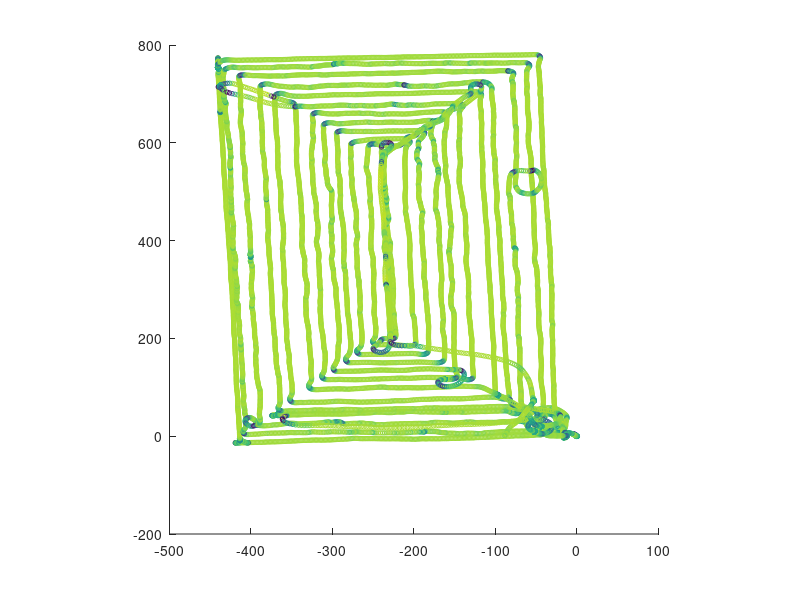
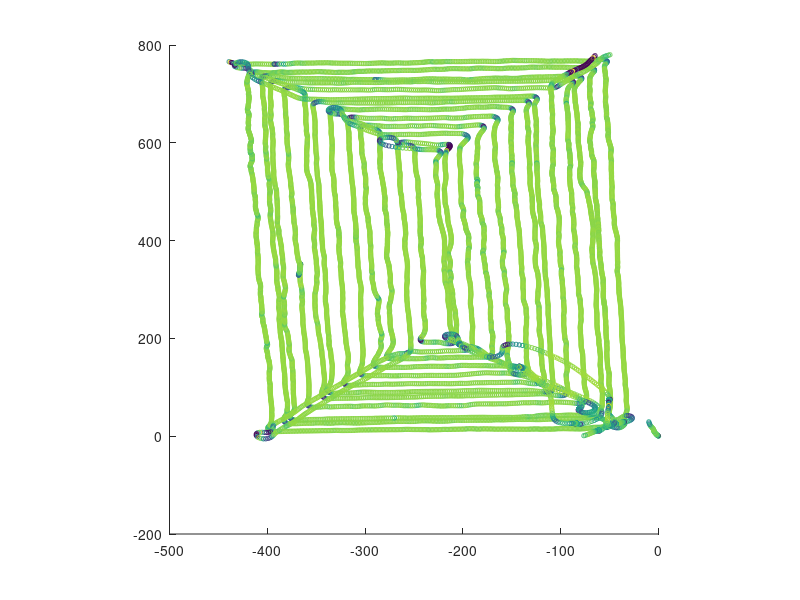
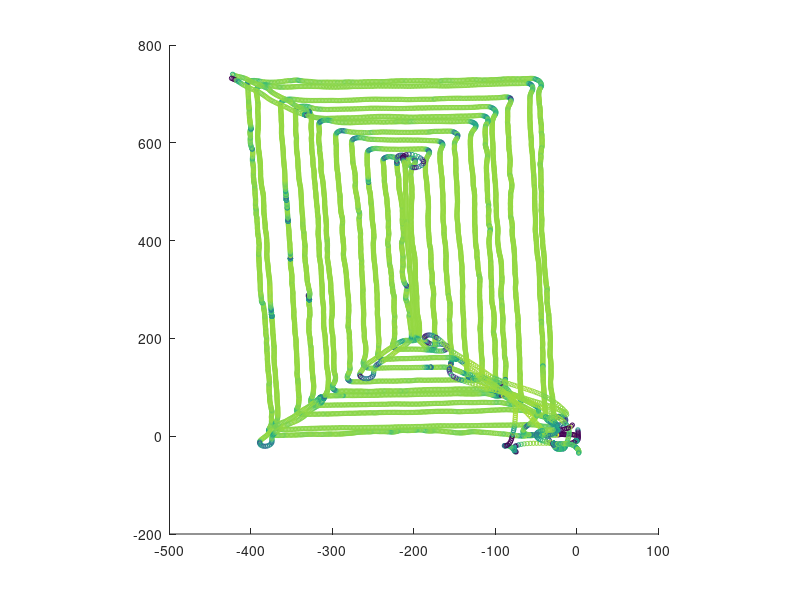

Recreate these plots in MATLAB, in order.
clear all;
close all;

map1 = load('pande6088-2015-10-prmap.mat');
map2 = load('pande6130-2015-27-prmap.mat');
map3 = load('pande6130-2017-66-prmap.mat');

figure(1);
scatter(map1.pr_map.coords(:,1), map1.pr_map.coords(:,2), 10, ...
  map1.pr_map.pr(:,1));
axis square;

figure(2);
scatter(map2.pr_map.coords(:,1), map2.pr_map.coords(:,2), 10, ...
  map2.pr_map.pr(:,1));
axis square;

figure(3);
scatter(map3.pr_map.coords(:,1), map3.pr_map.coords(:,2), 10, ...
  map3.pr_map.pr(:,1));
axis square;
